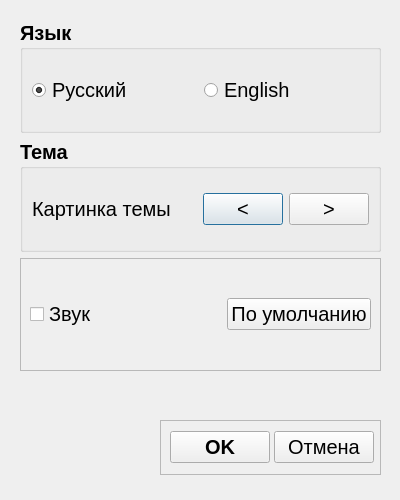
<?xml version="1.0" encoding="UTF-8"?>
<ui version="4.0">
 <class>SettingsWindow</class>
 <widget class="QDialog" name="SettingsWindow">
  <property name="geometry">
   <rect>
    <x>0</x>
    <y>0</y>
    <width>400</width>
    <height>500</height>
   </rect>
  </property>
  <property name="windowTitle">
   <string>Dialog</string>
  </property>
  <widget class="QWidget" name="layoutWidget">
   <property name="geometry">
    <rect>
     <x>20</x>
     <y>20</y>
     <width>361</width>
     <height>351</height>
    </rect>
   </property>
   <layout class="QVBoxLayout" name="verticalLayout">
    <property name="topMargin">
     <number>0</number>
    </property>
    <property name="bottomMargin">
     <number>0</number>
    </property>
    <item>
     <widget class="QGroupBox" name="languageGroupBox">
      <property name="font">
       <font>
        <pointsize>15</pointsize>
        <bold>true</bold>
       </font>
      </property>
      <property name="title">
       <string>Язык</string>
      </property>
      <layout class="QHBoxLayout" name="horizontalLayout">
       <item>
        <widget class="QRadioButton" name="russianRadioButton">
         <property name="font">
          <font>
           <pointsize>15</pointsize>
           <bold>false</bold>
          </font>
         </property>
         <property name="tabletTracking">
          <bool>false</bool>
         </property>
         <property name="autoFillBackground">
          <bool>false</bool>
         </property>
         <property name="text">
          <string>Русский</string>
         </property>
         <property name="checkable">
          <bool>true</bool>
         </property>
         <property name="checked">
          <bool>true</bool>
         </property>
        </widget>
       </item>
       <item>
        <widget class="QRadioButton" name="englishRadioButton">
         <property name="font">
          <font>
           <pointsize>15</pointsize>
           <bold>false</bold>
          </font>
         </property>
         <property name="text">
          <string>English</string>
         </property>
         <property name="checked">
          <bool>false</bool>
         </property>
        </widget>
       </item>
      </layout>
     </widget>
    </item>
    <item>
     <widget class="QGroupBox" name="themeGroupBox">
      <property name="font">
       <font>
        <pointsize>15</pointsize>
        <bold>true</bold>
       </font>
      </property>
      <property name="title">
       <string>Тема</string>
      </property>
      <layout class="QHBoxLayout" name="horizontalLayout_2">
       <item>
        <widget class="QLabel" name="themeImageLabel">
         <property name="font">
          <font>
           <pointsize>15</pointsize>
           <bold>false</bold>
          </font>
         </property>
         <property name="text">
          <string>Картинка темы</string>
         </property>
        </widget>
       </item>
       <item>
        <spacer name="horizontalSpacer">
         <property name="orientation">
          <enum>Qt::Orientation::Horizontal</enum>
         </property>
         <property name="sizeHint" stdset="0">
          <size>
           <width>40</width>
           <height>20</height>
          </size>
         </property>
        </spacer>
       </item>
       <item>
        <widget class="QPushButton" name="backButton">
         <property name="enabled">
          <bool>true</bool>
         </property>
         <property name="baseSize">
          <size>
           <width>0</width>
           <height>0</height>
          </size>
         </property>
         <property name="font">
          <font>
           <pointsize>15</pointsize>
           <bold>false</bold>
          </font>
         </property>
         <property name="text">
          <string>&lt;</string>
         </property>
        </widget>
       </item>
       <item>
        <widget class="QPushButton" name="nextButton">
         <property name="font">
          <font>
           <pointsize>15</pointsize>
           <bold>false</bold>
          </font>
         </property>
         <property name="text">
          <string>&gt;</string>
         </property>
        </widget>
       </item>
      </layout>
     </widget>
    </item>
    <item>
     <widget class="QFrame" name="frame">
      <property name="frameShape">
       <enum>QFrame::Shape::StyledPanel</enum>
      </property>
      <property name="frameShadow">
       <enum>QFrame::Shadow::Raised</enum>
      </property>
      <layout class="QHBoxLayout" name="horizontalLayout_3">
       <item>
        <widget class="QCheckBox" name="volumeCheckBox">
         <property name="font">
          <font>
           <pointsize>15</pointsize>
          </font>
         </property>
         <property name="text">
          <string>Звук</string>
         </property>
        </widget>
       </item>
       <item>
        <spacer name="horizontalSpacer_3">
         <property name="orientation">
          <enum>Qt::Orientation::Horizontal</enum>
         </property>
         <property name="sizeHint" stdset="0">
          <size>
           <width>40</width>
           <height>20</height>
          </size>
         </property>
        </spacer>
       </item>
       <item>
        <widget class="QPushButton" name="defaultsButton">
         <property name="font">
          <font>
           <pointsize>15</pointsize>
          </font>
         </property>
         <property name="text">
          <string>По умолчанию</string>
         </property>
        </widget>
       </item>
      </layout>
     </widget>
    </item>
   </layout>
  </widget>
  <widget class="QPushButton" name="pushButton_4">
   <property name="geometry">
    <rect>
     <x>300</x>
     <y>550</y>
     <width>75</width>
     <height>24</height>
    </rect>
   </property>
   <property name="text">
    <string>OK</string>
   </property>
  </widget>
  <widget class="QPushButton" name="pushButton_5">
   <property name="geometry">
    <rect>
     <x>390</x>
     <y>550</y>
     <width>75</width>
     <height>24</height>
    </rect>
   </property>
   <property name="text">
    <string>Отмена</string>
   </property>
  </widget>
  <widget class="QFrame" name="frame_2">
   <property name="geometry">
    <rect>
     <x>160</x>
     <y>420</y>
     <width>221</width>
     <height>55</height>
    </rect>
   </property>
   <property name="frameShape">
    <enum>QFrame::Shape::StyledPanel</enum>
   </property>
   <property name="frameShadow">
    <enum>QFrame::Shadow::Raised</enum>
   </property>
   <layout class="QHBoxLayout" name="horizontalLayout_4">
    <item>
     <widget class="QPushButton" name="okButton">
      <property name="enabled">
       <bool>true</bool>
      </property>
      <property name="sizePolicy">
       <sizepolicy hsizetype="Minimum" vsizetype="Fixed">
        <horstretch>0</horstretch>
        <verstretch>0</verstretch>
       </sizepolicy>
      </property>
      <property name="minimumSize">
       <size>
        <width>100</width>
        <height>0</height>
       </size>
      </property>
      <property name="font">
       <font>
        <pointsize>15</pointsize>
        <bold>true</bold>
        <strikeout>false</strikeout>
       </font>
      </property>
      <property name="mouseTracking">
       <bool>false</bool>
      </property>
      <property name="tabletTracking">
       <bool>false</bool>
      </property>
      <property name="autoFillBackground">
       <bool>false</bool>
      </property>
      <property name="text">
       <string>OK</string>
      </property>
      <property name="checkable">
       <bool>false</bool>
      </property>
      <property name="checked">
       <bool>false</bool>
      </property>
     </widget>
    </item>
    <item>
     <widget class="QPushButton" name="cancelButton">
      <property name="minimumSize">
       <size>
        <width>100</width>
        <height>0</height>
       </size>
      </property>
      <property name="font">
       <font>
        <pointsize>15</pointsize>
       </font>
      </property>
      <property name="text">
       <string>Отмена</string>
      </property>
     </widget>
    </item>
   </layout>
  </widget>
 </widget>
 <resources/>
 <connections/>
</ui>
